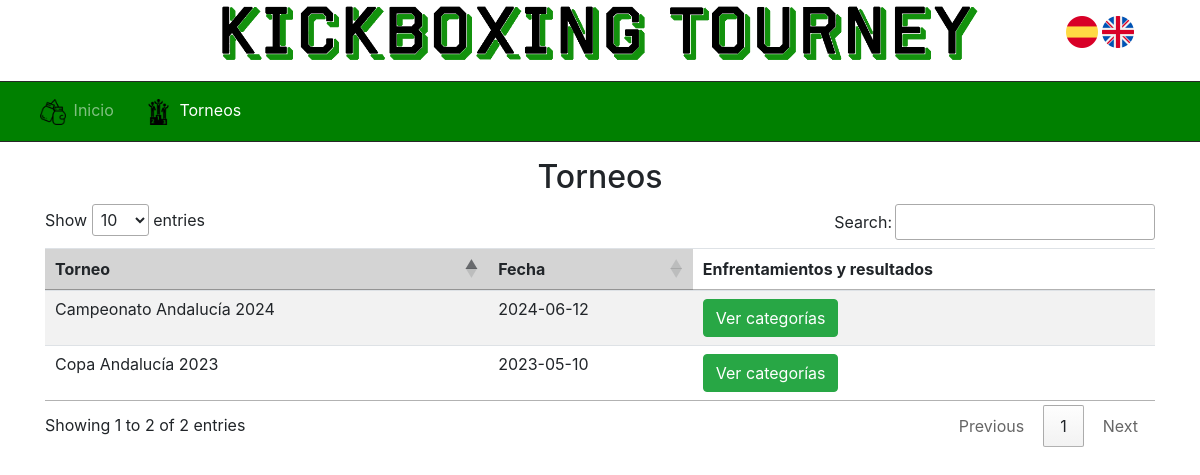
/ProyectoTFG/Invitado/listaTorneosResultadosInvitados.php, run on the app's committed database.
### tables this page shows
CREATE TABLE `torneo` (
  `idtorneo` int(11) NOT NULL,
  `fechainscripcion` date DEFAULT NULL,
  `fechatorneo` date NOT NULL,
  `descripcion` varchar(200) NOT NULL,
  `estado` int(1) NOT NULL,
  `finalizado` int(1) NOT NULL,
  `plazas` int(3) DEFAULT 8
);

### ProyectoTFG/Modelo/ModeloTorneo.php (called while the page is built, shortened)
<?php
include_once 'ModeloBD.php';
include_once '../Clases/Torneo.php';
class ModeloTorneo {
    private $modeloBD;
    public function __construct() {
        $this->modeloBD = new ModeloBD();
    }
    public function obtenerTorneos() {
        $sql = "SELECT * FROM torneo";
        $this->modeloBD->open_connection();
        $listaTorneos = array();
        if ($this->modeloBD->get_results_from_query($sql)) {
            $rows = $this->modeloBD->get_rows();
            foreach ($rows as $row) {
                $listaTorneos[] = new Torneo(
                    $row['idtorneo'],
                    $row['fechainscripcion'],
                    $row['fechatorneo'],
                    $row['descripcion'],
                    $row['estado'],
                    $row['finalizado'],
                    $row['plazas']
                );
            }
        }
        return $listaTorneos;
    }
}

### ProyectoTFG/Modelo/ModeloBD.php (called while the page is built, shortened)
<?php
class ModeloBD {
    private static $db_host = 'localhost';
    private static $db_user = 'root';
    private static $db_pass = '';
    protected $db_name = 'proyectotfg';
    protected $rows = array();
    private $conexion;
    public function open_connection() {
        $this->conexion = new mysqli(self::$db_host, self::$db_user, self::$db_pass, $this->db_name);
        $this->conexion->query("SET NAMES 'utf8'");
    }
public function get_results_from_query($query) {
    $result = $this->conexion->query($query);
    $this->rows = array();
    $hasResults = false;
    if ($result && $result->num_rows > 0) {
        while ($row = $result->fetch_assoc()) {
            $this->rows[] = $row;
            $hasResults = true;
        }
    }
    return $hasResults;
}
    public function get_rows() {
        return $this->rows;
    }
}

### ProyectoTFG/Clases/Torneo.php (called while the page is built, shortened)
<?php
class Torneo {
    public $idtorneo;
    public $fechatorneo;
    public $descripcion;
    public $estado;
    public function __construct($idtorneo, $fechainscripcion, $fechatorneo, $descripcion, $estado, $finalizado, $plazas) {
        $this->idtorneo = $idtorneo;
        $this->fechatorneo = $fechatorneo;
        $this->descripcion = $descripcion;
        $this->estado = $estado;
    }
    public function getIdtorneo() {
        return $this->idtorneo;
    }
    public function getFechatorneo() {
        return $this->fechatorneo;
    }
    public function getDescripcion() {
        return $this->descripcion;
    }
    public function getEstado() {
        return $this->estado;
    }
}

### ProyectoTFG/Invitado/listaTorneosResultadosInvitados.php (the view, shortened to what this page needs)
<?php
    include_once '../Modelo/ModeloTorneo.php';
    $modeloTorneo = new ModeloTorneo();
    $torneos = $modeloTorneo->obtenerTorneos();
    ?>
    <html>
        <head>
            <link rel="stylesheet" href="https://maxcdn.bootstrapcdn.com/bootstrap/4.0.0/css/bootstrap.min.css">
            <link href="../CSS/principal.css" rel="stylesheet" type="text/css"/>
        </head>
        <body>
            <?php include '../header.php';
                include '../menus/menuInvitado.php';
            ?>
            <div class="container">
                <h2 class="textoCentrado "><?php echo $lang["Torneos"]?></h2>
                <div class="table-responsive">
                <table id="tablaTorneosResultados" class="table table-striped">
                    <thead>
                        <tr>
                            <th><?php echo $lang["Torneo"]?></th>
                            <th><?php echo $lang["Fecha"]?></th>
                            <td><strong><?php echo $lang["EnfrentamientosYResultados"]?></strong></td>
                        </tr>
                    </thead>
                    <tbody>
                        <?php
                        foreach ($torneos as $torneo) {
                            if($torneo->getEstado()==0){
                                print "<tr>";
                                print "<td>" . $torneo->getDescripcion()  . "</td>";
                                print "<td>" . $torneo->getFechatorneo() . "</td>";
                                print "<td><a href='listaCategoriasResultadosInvitados.php?idtorneo=" . $torneo->getIdtorneo() . "'><button type='button' name='resultados' class='btn btn-success'>".$lang["VerCategorias"]."</button></a></td>";
                                print "</tr>";
                            }
                        }
                        ?>
                    </tbody>
                </table>
                </div>
            </div>
        </body>
    <link rel="stylesheet" type="text/css" href="https://cdn.datatables.net/1.10.25/css/jquery.dataTables.css">
    </html>

### ProyectoTFG/CSS/principal.css (style rules this page uses)
* { padding: 0; margin: 0; }
.table { margin-bottom: 0; }
.textoCentrado { text-align: center; margin-top: 0.5em; }
a { color: black; }
table tr th { cursor: pointer; -webkit-user-select: none; -moz-user-select: none; -ms-user-select: none; user-select: none; }
table th { white-space: nowrap; }
.sorting { background-color: #D4D4D4; }

### data on the page
torneo: descripcion "Copa Andalucía 2023", fechatorneo "2023-05-10"
torneo: descripcion "Campeonato Andalucía 2024", fechatorneo "2024-06-12"

### other printed values
$lang["Inicio"] "Inicio"
$lang["Torneos"] "Torneos"
$lang["Torneo"] "Torneo"
$lang["Fecha"] "Fecha"
$lang["EnfrentamientosYResultados"] "Enfrentamientos y resultados"
